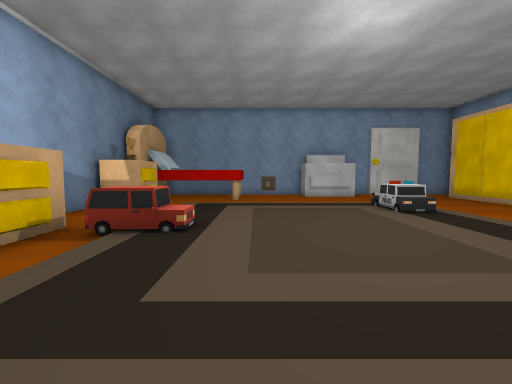
[1] (above)

16 first-person views from a walk through a 3-D level made in the Unity game engine. The camera is 1.3 m above the floor, tilts 4° down and sees 90° across. The floor is counted in squares, 1 m on a side. Each view is taken from the middle of a square. On the plan, view 1 faces up. The plan holds only what a view shows up to about 13 squares ahead; the rest is blank. The player character is not drawn. Some surface patterns are stand-ins.

[2]
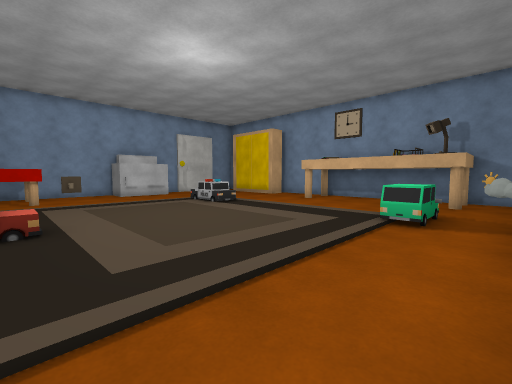

[3]
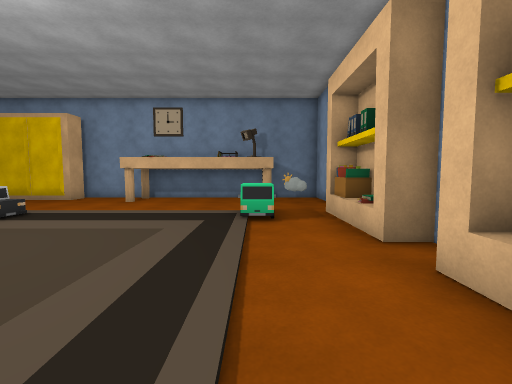

[4]
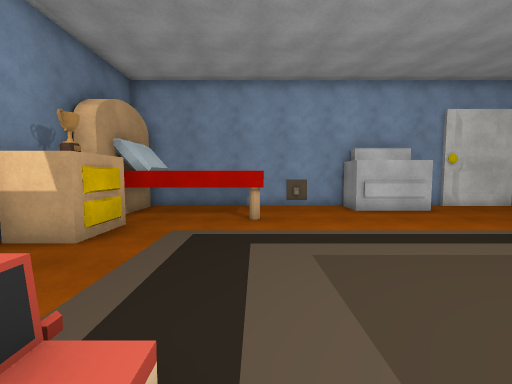

[5]
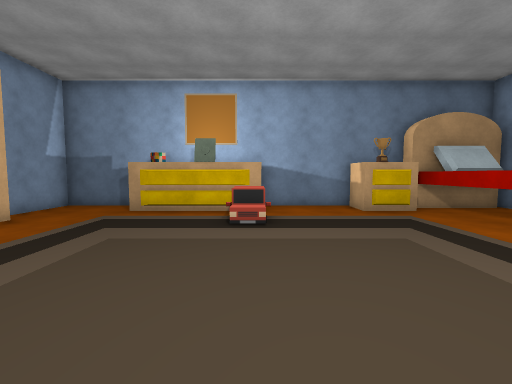

[6]
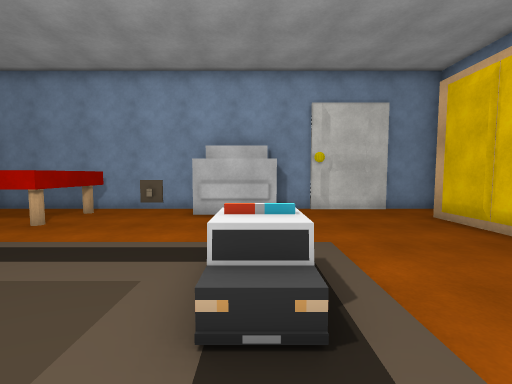

[7]
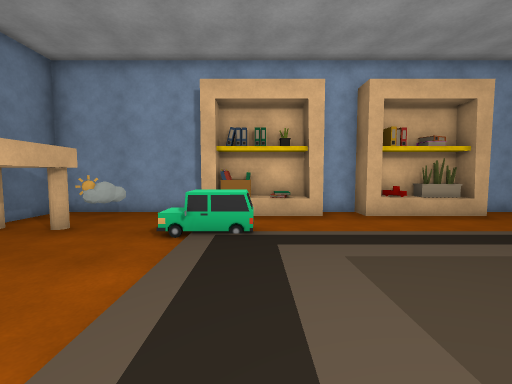

[8]
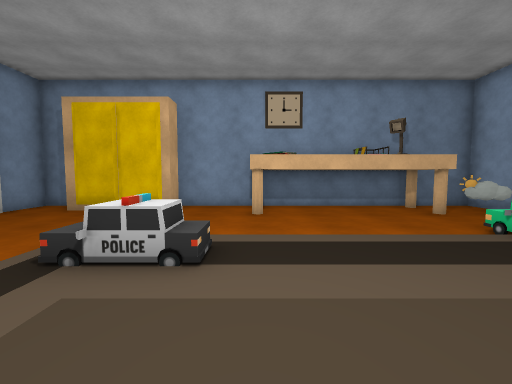

[9]
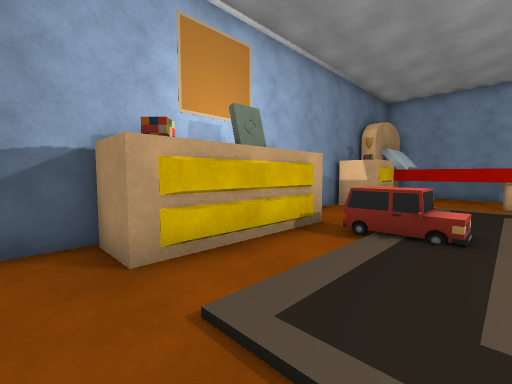

[10]
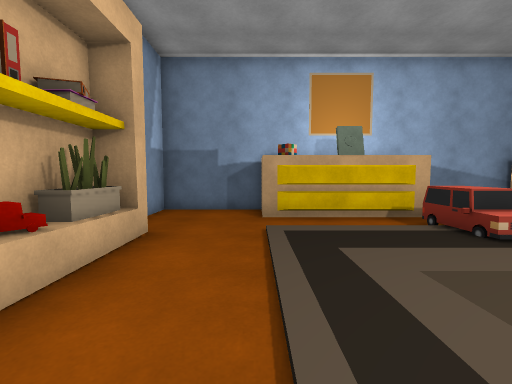

[11]
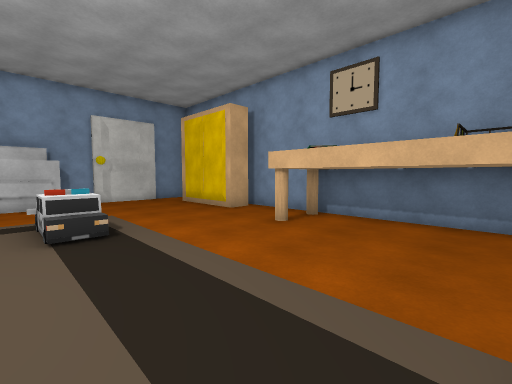

[12]
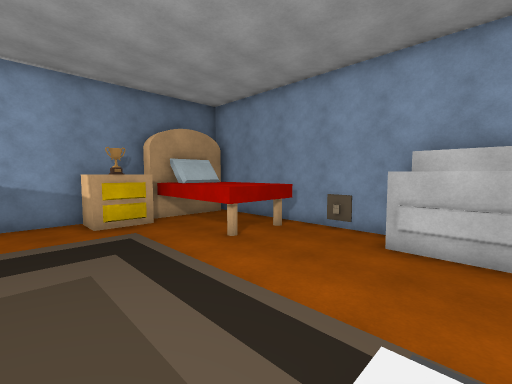

[13]
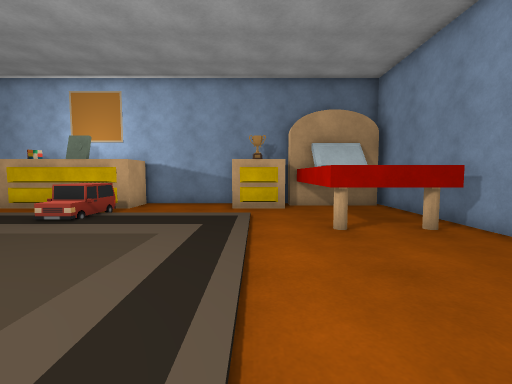

[14]
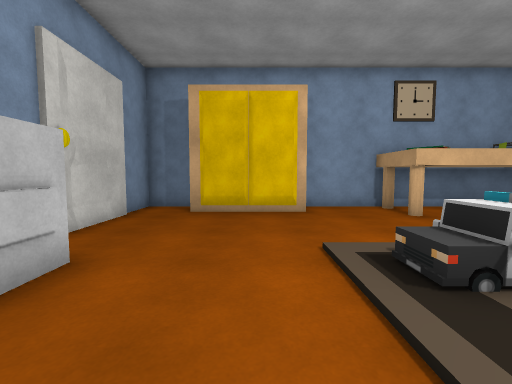

[15]
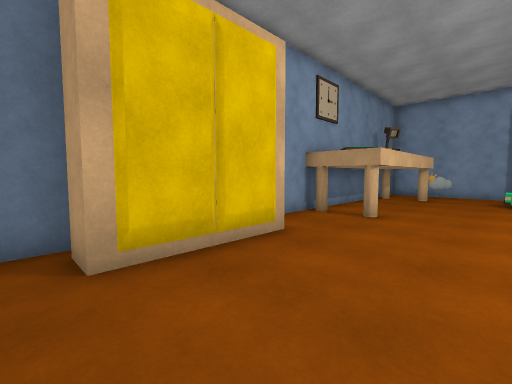

[16]
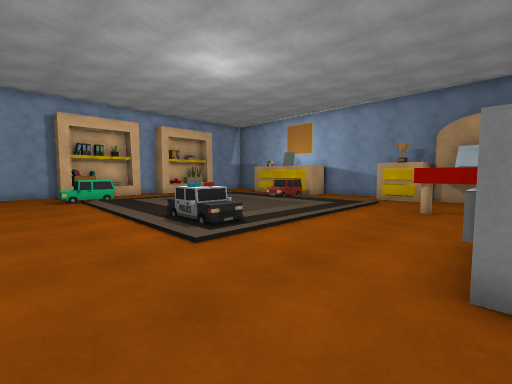

### Floor plan
Points are (right, up) in squares from view 1. A wall is a line through its corners. A room is listed if a view was taken in it or the views show most of it. See-through windows are left out.
Room 1 (views 1, 2, 3, 4, 5, 6, 7, 8, 9, 10, 11, 12, 13, 14, 15, 16)
walls: (-4.7, 5.9) (-4.5, 5.4); (2.5, 16.3) (-1.5, 16.3); (1.8, -2.4) (2.4, -2.4); (9.7, 0.1) (9.7, 7.2) (12.2, 7.2); (-6.4, 9.6) (-6.4, 6.2) (-4.6, 6.2) (-4.6, 1.2) (-6.4, 1.2) (-6.4, -2.4) (-3.6, -2.4); (7, -2.4) (12.3, -2.4) (12.3, 10.5); (8.1, 16.3) (7.5, 16.1); (9.8, 16.2) (9.4, 16.3); (12.3, 14.5) (12.3, 16.3) (6.4, 16.3)
objects: other object (-6, 10) to (-5, 12); other object (-6, 13) to (-1, 16); other object (-3, -2) to (1, -2); other object (-3, 6); other object (3, -2) to (7, -2); other object (3, 15) to (6, 16); other object (5, 0) to (7, 1); other object (5, 9); other object (10, -1); other object (11, 10) to (12, 14)

Positions as (right, up) in squares from view 1, and headings:
1: (0, 0), facing up
2: (-2, -1), facing up-right
3: (-2, 1), facing right
4: (-1, 5), facing up
5: (5, 6), facing left
6: (5, 6), facing up
7: (5, 7), facing down
8: (1, 7), facing right
9: (-1, 0), facing up-left
10: (3, 1), facing left
11: (4, 2), facing up-right
12: (5, 8), facing up-left
13: (5, 11), facing left
14: (2, 12), facing right
15: (7, 15), facing down-right
16: (9, 15), facing down-left
